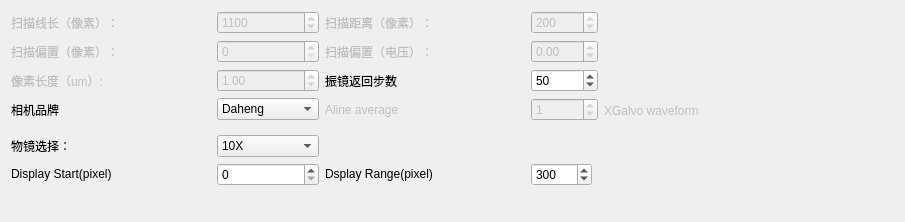
        <widget class="QWidget" name="tab">
         <attribute name="title">
          <string>隐藏参数</string>
         </attribute>
         <layout class="QGridLayout" name="gridLayout_3">
          <item row="3" column="0">
           <widget class="QLabel" name="label_31">
            <property name="text">
             <string>相机品牌</string>
            </property>
           </widget>
          </item>
          <item row="6" column="2">
           <widget class="QLabel" name="DepthRangeLabel">
            <property name="minimumSize">
             <size>
              <width>200</width>
              <height>0</height>
             </size>
            </property>
            <property name="maximumSize">
             <size>
              <width>150</width>
              <height>20</height>
             </size>
            </property>
            <property name="text">
             <string>Dsplay Range(pixel)</string>
            </property>
           </widget>
          </item>
          <item row="5" column="0">
           <widget class="QLabel" name="ObjectiveLabel">
            <property name="text">
             <string>物镜选择：</string>
            </property>
           </widget>
          </item>
          <item row="0" column="1">
           <widget class="QSpinBox" name="AlinesPerBline">
            <property name="enabled">
             <bool>false</bool>
            </property>
            <property name="wrapping">
             <bool>false</bool>
            </property>
            <property name="minimum">
             <number>1</number>
            </property>
            <property name="maximum">
             <number>10000</number>
            </property>
            <property name="value">
             <number>1100</number>
            </property>
           </widget>
          </item>
          <item row="1" column="1">
           <widget class="QSpinBox" name="offsetH">
            <property name="enabled">
             <bool>false</bool>
            </property>
            <property name="maximum">
             <number>1100</number>
            </property>
           </widget>
          </item>
          <item row="1" column="2">
           <widget class="QLabel" name="label_58">
            <property name="enabled">
             <bool>false</bool>
            </property>
            <property name="text">
             <string>扫描偏置（电压）：</string>
            </property>
           </widget>
          </item>
          <item row="1" column="3" colspan="2">
           <widget class="QDoubleSpinBox" name="GalvoBias">
            <property name="enabled">
             <bool>false</bool>
            </property>
            <property name="minimum">
             <double>-2.000000000000000</double>
            </property>
            <property name="maximum">
             <double>2.000000000000000</double>
            </property>
            <property name="singleStep">
             <double>0.100000000000000</double>
            </property>
            <property name="value">
             <double>0.000000000000000</double>
            </property>
           </widget>
          </item>
          <item row="2" column="1">
           <widget class="QDoubleSpinBox" name="XStepSize">
            <property name="enabled">
             <bool>false</bool>
            </property>
            <property name="decimals">
             <number>2</number>
            </property>
            <property name="minimum">
             <double>0.000000000000000</double>
            </property>
            <property name="maximum">
             <double>10000.000000000000000</double>
            </property>
            <property name="value">
             <double>1.000000000000000</double>
            </property>
           </widget>
          </item>
          <item row="0" column="0">
           <widget class="QLabel" name="YstepsLabel">
            <property name="enabled">
             <bool>false</bool>
            </property>
            <property name="text">
             <string>扫描线长（像素）：</string>
            </property>
           </widget>
          </item>
          <item row="0" column="2">
           <widget class="QLabel" name="label_32">
            <property name="enabled">
             <bool>false</bool>
            </property>
            <property name="text">
             <string>扫描距离（像素）：</string>
            </property>
           </widget>
          </item>
          <item row="1" column="0">
           <widget class="QLabel" name="label_43">
            <property name="enabled">
             <bool>false</bool>
            </property>
            <property name="text">
             <string>扫描偏置（像素）：</string>
            </property>
           </widget>
          </item>
          <item row="2" column="0">
           <widget class="QLabel" name="XStepsizeLabel">
            <property name="enabled">
             <bool>false</bool>
            </property>
            <property name="text">
             <string>像素长度（um）:</string>
            </property>
           </widget>
          </item>
          <item row="2" column="2">
           <widget class="QLabel" name="label_12">
            <property name="text">
             <string>振镜返回步数</string>
            </property>
           </widget>
          </item>
          <item row="2" column="3" colspan="2">
           <widget class="QSpinBox" name="FlyBack">
            <property name="maximum">
             <number>1000</number>
            </property>
            <property name="value">
             <number>50</number>
            </property>
           </widget>
          </item>
          <item row="3" column="2">
           <widget class="QLabel" name="AlineAvgLabel">
            <property name="enabled">
             <bool>false</bool>
            </property>
            <property name="text">
             <string>Aline average</string>
            </property>
           </widget>
          </item>
          <item row="0" column="5" rowspan="10">
           <widget class="QLabel" name="XwaveformLabel">
            <property name="enabled">
             <bool>false</bool>
            </property>
            <property name="minimumSize">
             <size>
              <width>250</width>
              <height>200</height>
             </size>
            </property>
            <property name="maximumSize">
             <size>
              <width>400</width>
              <height>400</height>
             </size>
            </property>
            <property name="text">
             <string>XGalvo waveform</string>
            </property>
            <property name="scaledContents">
             <bool>true</bool>
            </property>
           </widget>
          </item>
          <item row="0" column="3" colspan="2">
           <widget class="QSpinBox" name="Ypixels">
            <property name="enabled">
             <bool>false</bool>
            </property>
            <property name="maximum">
             <number>99998</number>
            </property>
            <property name="value">
             <number>200</number>
            </property>
           </widget>
          </item>
          <item row="3" column="3" colspan="2">
           <widget class="QSpinBox" name="AlineAVG">
            <property name="enabled">
             <bool>false</bool>
            </property>
            <property name="maximum">
             <number>10000</number>
            </property>
            <property name="value">
             <number>1</number>
            </property>
           </widget>
          </item>
          <item row="5" column="1">
           <widget class="QComboBox" name="Objective">
            <item>
             <property name="text">
              <string>10X</string>
             </property>
            </item>
            <item>
             <property name="text">
              <string>4X</string>
             </property>
            </item>
            <item>
             <property name="text">
              <string>5X</string>
             </property>
            </item>
            <item>
             <property name="text">
              <string>20X</string>
             </property>
            </item>
           </widget>
          </item>
          <item row="3" column="1">
           <widget class="QComboBox" name="Camera">
            <item>
             <property name="text">
              <string>Daheng</string>
             </property>
            </item>
            <item>
             <property name="text">
              <string>PhotonFocus</string>
             </property>
            </item>
            <item>
             <property name="text">
              <string>XingTu</string>
             </property>
            </item>
           </widget>
          </item>
          <item row="6" column="3">
           <widget class="QSpinBox" name="DepthRange">
            <property name="maximumSize">
             <size>
              <width>150</width>
              <height>30</height>
             </size>
            </property>
            <property name="whatsThis">
             <string extracomment="bline average"/>
            </property>
            <property name="minimum">
             <number>0</number>
            </property>
            <property name="maximum">
             <number>10000</number>
            </property>
            <property name="value">
             <number>300</number>
            </property>
           </widget>
          </item>
          <item row="0" column="6">
           <spacer name="horizontalSpacer_13">
            <property name="orientation">
             <enum>Qt::Horizontal</enum>
            </property>
            <property name="sizeHint" stdset="0">
             <size>
              <width>40</width>
              <height>20</height>
             </size>
            </property>
           </spacer>
          </item>
          <item row="6" column="0">
           <widget class="QLabel" name="DepthStartLabel">
            <property name="minimumSize">
             <size>
              <width>200</width>
              <height>0</height>
             </size>
            </property>
            <property name="maximumSize">
             <size>
              <width>150</width>
              <height>20</height>
             </size>
            </property>
            <property name="text">
             <string>Display Start(pixel)</string>
            </property>
           </widget>
          </item>
          <item row="6" column="1">
           <widget class="QSpinBox" name="DepthStart">
            <property name="maximumSize">
             <size>
              <width>150</width>
              <height>30</height>
             </size>
            </property>
            <property name="minimum">
             <number>0</number>
            </property>
            <property name="maximum">
             <number>10000</number>
            </property>
           </widget>
          </item>
         </layout>
        </widget>
